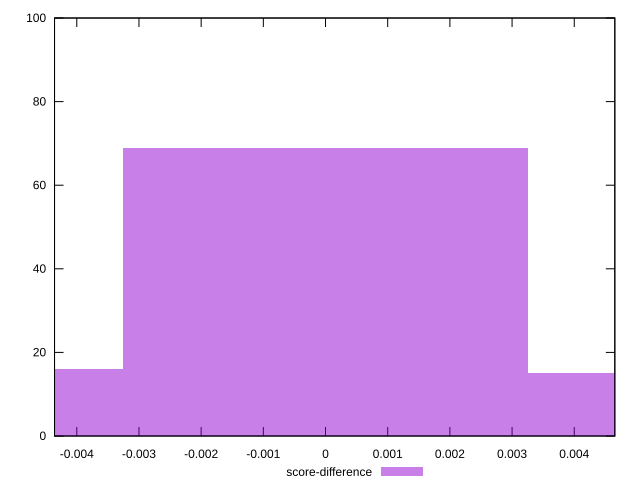

This figure's gnuplot source:
reset

$scoreDifference <<EOF
0 69
-0.006515197665051346 16
0.006515197665051346 15
EOF

set key outside below
set boxwidth 0.006515197665051346
set xrange [-0.004357845905361424:0.004652396920300228]
set yrange [0:100]
set trange [0:100]
set style fill transparent solid 0.5 noborder
set terminal svg size 640, 490 enhanced background rgb 'white'
set output "reprap/max-potential-fid/samples/pages+cached+nointeractive/score-difference/histogram.svg"

plot $scoreDifference title "score-difference" with boxes

reset
